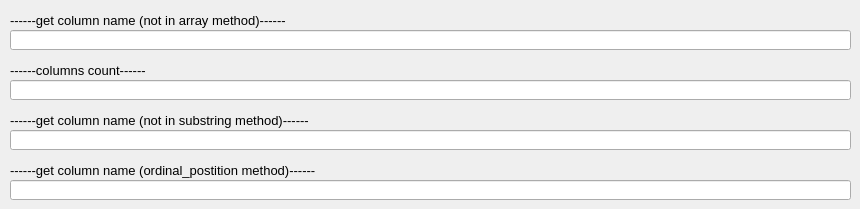
       <widget class="QWidget" name="tab_5">
        <attribute name="title">
         <string>columns</string>
        </attribute>
        <widget class="QLineEdit" name="q_ms_get_column_name">
         <property name="geometry">
          <rect>
           <x>10</x>
           <y>30</y>
           <width>841</width>
           <height>20</height>
          </rect>
         </property>
         <property name="font">
          <font>
           <pointsize>9</pointsize>
          </font>
         </property>
         <property name="text">
          <string/>
         </property>
        </widget>
        <widget class="QLabel" name="label_15">
         <property name="geometry">
          <rect>
           <x>10</x>
           <y>110</y>
           <width>321</width>
           <height>20</height>
          </rect>
         </property>
         <property name="font">
          <font>
           <pointsize>10</pointsize>
          </font>
         </property>
         <property name="text">
          <string>------get column name (not in substring method)------</string>
         </property>
        </widget>
        <widget class="QLineEdit" name="q_ms_get_column_name3">
         <property name="geometry">
          <rect>
           <x>10</x>
           <y>180</y>
           <width>841</width>
           <height>20</height>
          </rect>
         </property>
         <property name="font">
          <font>
           <pointsize>9</pointsize>
          </font>
         </property>
         <property name="text">
          <string/>
         </property>
        </widget>
        <widget class="QLineEdit" name="q_ms_columns_count">
         <property name="geometry">
          <rect>
           <x>10</x>
           <y>80</y>
           <width>841</width>
           <height>20</height>
          </rect>
         </property>
         <property name="font">
          <font>
           <pointsize>9</pointsize>
          </font>
         </property>
         <property name="text">
          <string/>
         </property>
        </widget>
        <widget class="QLineEdit" name="q_ms_get_column_name2">
         <property name="geometry">
          <rect>
           <x>10</x>
           <y>130</y>
           <width>841</width>
           <height>20</height>
          </rect>
         </property>
         <property name="font">
          <font>
           <pointsize>9</pointsize>
          </font>
         </property>
         <property name="text">
          <string/>
         </property>
        </widget>
        <widget class="QLabel" name="label_14">
         <property name="geometry">
          <rect>
           <x>10</x>
           <y>60</y>
           <width>291</width>
           <height>20</height>
          </rect>
         </property>
         <property name="font">
          <font>
           <pointsize>10</pointsize>
          </font>
         </property>
         <property name="text">
          <string>------columns count------</string>
         </property>
        </widget>
        <widget class="QLabel" name="label_16">
         <property name="geometry">
          <rect>
           <x>10</x>
           <y>160</y>
           <width>341</width>
           <height>20</height>
          </rect>
         </property>
         <property name="font">
          <font>
           <pointsize>10</pointsize>
          </font>
         </property>
         <property name="text">
          <string>------get column name (ordinal_postition method)------</string>
         </property>
        </widget>
        <widget class="QLabel" name="label_13">
         <property name="geometry">
          <rect>
           <x>10</x>
           <y>10</y>
           <width>291</width>
           <height>20</height>
          </rect>
         </property>
         <property name="font">
          <font>
           <pointsize>10</pointsize>
          </font>
         </property>
         <property name="text">
          <string>------get column name (not in array method)------</string>
         </property>
        </widget>
       </widget>
